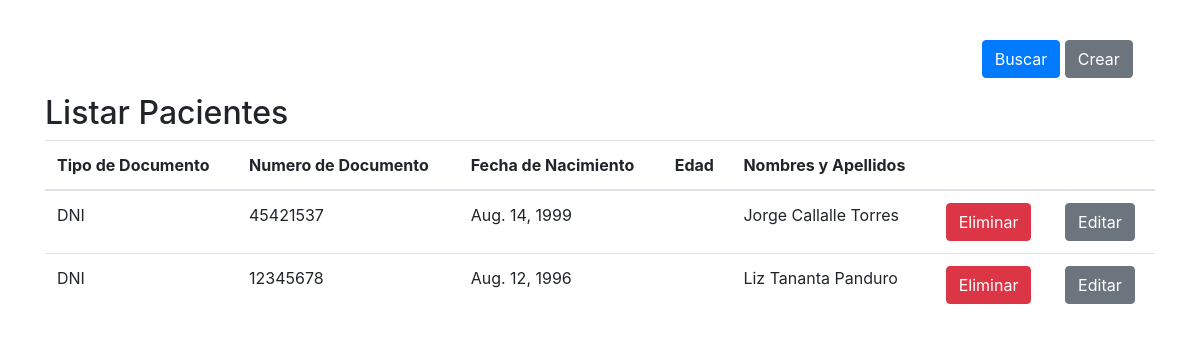
/, run on an earlier commit of the app's database.
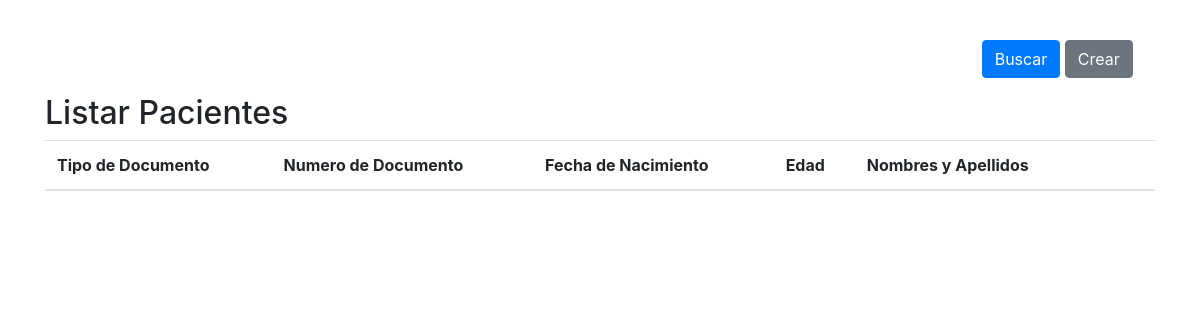
And on a later commit of the database.
### pacientes/models.py (models this page shows)
class Pacientes(models.Model):
    tipo_documento = models.CharField(max_length=3, choices=[
        ('DNI', 'DNI'),
        ('CE', 'Carné de Extranjería'),
        ('IN', 'Indocumentado'),
    ], default='DNI')
    numero_documento = models.CharField(max_length=100, unique=True)
    nombres = models.TextField()
    appPaterno = models.CharField(max_length=100)
    appMaterno = models.CharField(max_length=100)
    fecha = models.DateField()

### pacientes/views.py (the view)
# urls.py: path('', ListarPacientes.as_view(), name="listar-pacientes"),
class ListarPacientes(ListView):
    template_name = 'listar-paciente.html'
    model = Pacientes
    context_object_name = 'pacientes'

### pacientes/templates/listar-paciente.html (shortened to what this page needs)
<!DOCTYPE html>
{% load staticfiles %}
<html lang="en">
    <head>
       <link href="{% static 'css/bootstrap.css' %}" rel="stylesheet">
       <link href="{% static 'css/main.css' %}" rel="stylesheet">
    </head>
<body>
    <div class="wrapper ">
        <div class="container container-fluid">
            <section class="section-buscar-paciente">
                <div class="row">
                    <form method="post" class="form-buscar">
                            <div class="col col-5">
                            </div>
                            <div class="col col-5 group-num">
                            </div>
                            <div class="col col-lg-2">
                                <div class="form-group">
                                    <button type="submit" class="btn btn-primary">Buscar</button>
                                    <a href="/crear" class="btn btn-secondary">Crear </a>
                                </div>
                            </div>
                    </form>
                </div>
            </section>
            <section class="listar-paciente">
              <h2>Listar Pacientes</h2>
                <div class="table-responsive">
                <table class="table">
                    <thead>
                        <tr>
                            <th>Tipo de Documento</th>
                            <th>Numero de Documento</th>
                            <th>Fecha de Nacimiento</th>
                            <th class="edadl">Edad</th>
                            <th>Nombres y Apellidos</th>
                            <th></th>
                            <th></th>
                        </tr>
                    </thead>
                    <tbody>
                        {% for paciente in pacientes %}
                            <tr>
                                <td>{{ paciente.tipo_documento }}</td>
                                <td>{{ paciente.numero_documento }}</td>
                                <td class="fechal">{{ paciente.fecha }}</td>
                                <td class="edadl">{{ paciente.edad }}</td>
                                <td>{{ paciente.nombres }} {{ paciente.appPaterno }} {{ paciente.appMaterno }}</td>
                                <td><a href="/eliminar/{{ paciente.pk }}" class="btn btn-danger">Eliminar</a></td>
                                <td><a href="/editar/{{ paciente.pk }}" class="btn btn-secondary">Editar</a></td>
                            </tr>
                        {% endfor %}
                    </tbody>
                </table>
                </div>
            </section>
        </div>
    </div>
</body>
</html>

What changed in the data, as far as the page shows it:
removed Pacientes: tipo_documento "DNI", numero_documento "45421537", fecha "Aug. 14, 1999", nombres "Jorge", appPaterno "Callalle", appMaterno "Torres"
removed Pacientes: tipo_documento "DNI", numero_documento "12345678", fecha "Aug. 12, 1996", nombres "Liz", appPaterno "Tananta", appMaterno "Panduro"
